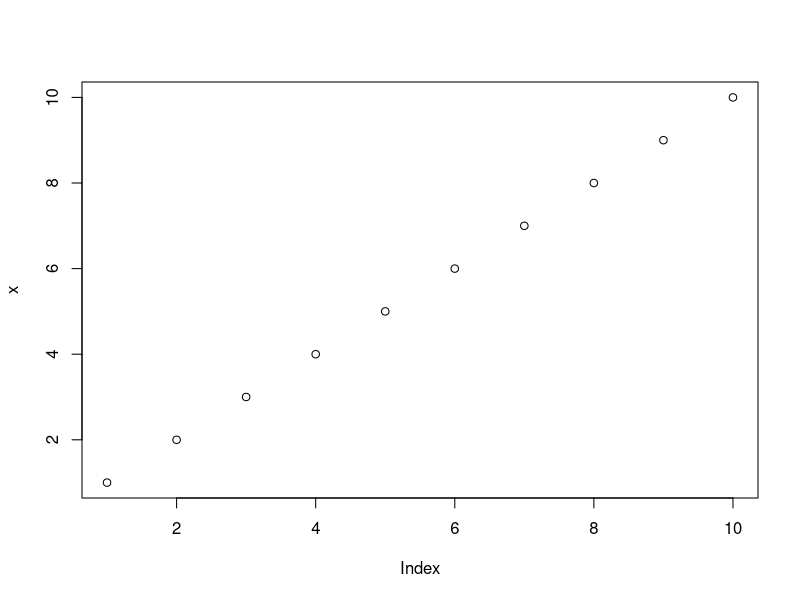
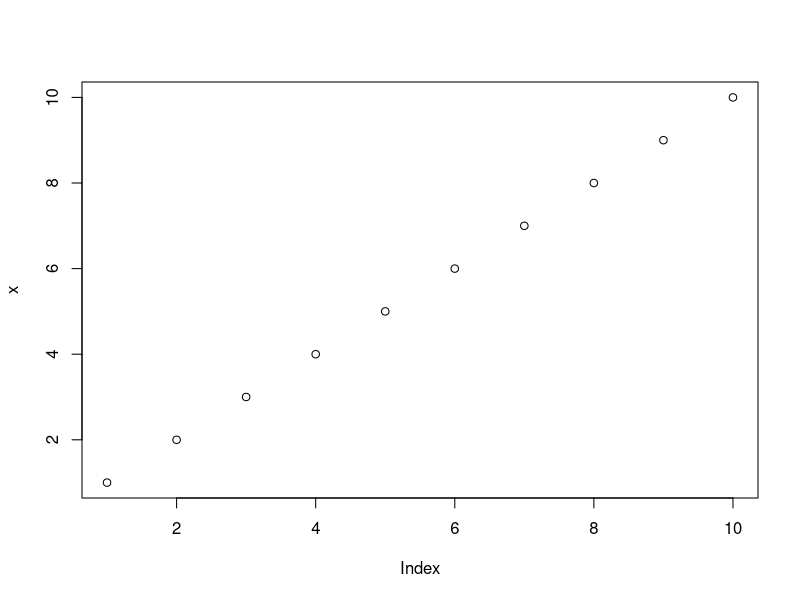
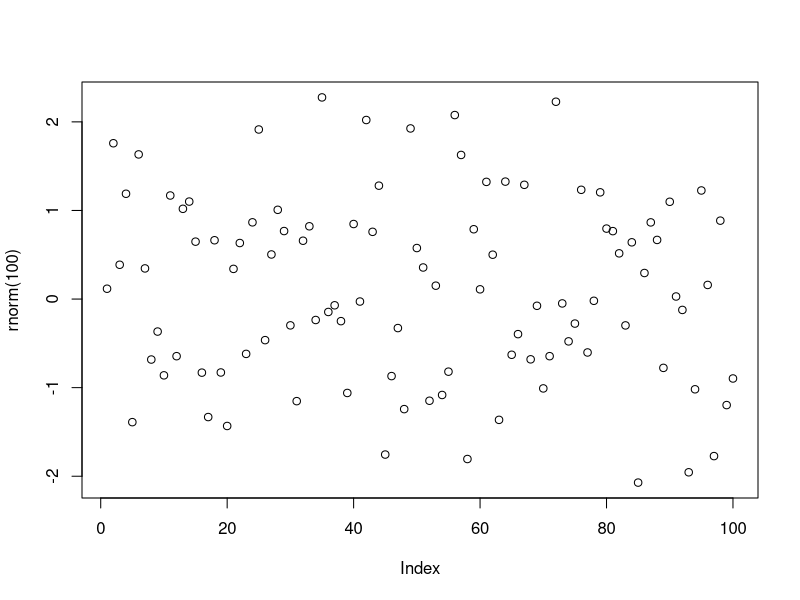
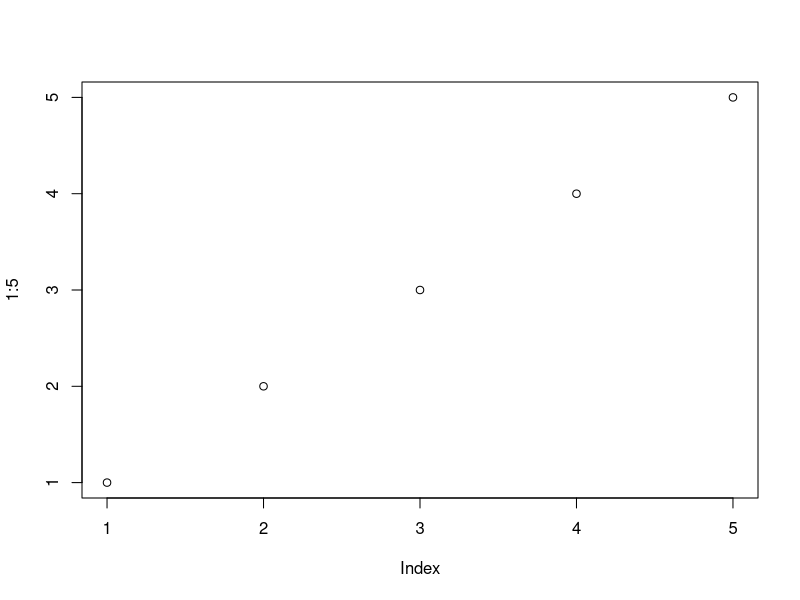

These charts were generated, in order, by the following R code: (Note: this script raises an error after producing the figures.)
## ----load_packages, include=FALSE----------------------------------------
library("xtable")

## ----print_x, echo=TRUE, results='markup'--------------------------------
x <- 1:10
print(x)

## ----print_x_as_is, echo=TRUE, results='asis'----------------------------
x <- 1:10
print(x)

## ----plot_x--------------------------------------------------------------
plot(x)

## ----two_figures, fig.width=5, fig.height = 5, out.width="0.4\\textwidth", fig.show='hold'----
plot(x)
plot(rnorm(100))

## ----label with spaces, out.width="0.4\\textwidth"-----------------------
plot(1:5)

## ----init----------------------------------------------------------------
## from now on no syntax higlighting
opts_chunk$set(highlight = FALSE)

## ----create_table--------------------------------------------------------
TAB <- table(x)
TAB

## ----pretty_table, results='asis'----------------------------------------
xtable(TAB)

## ----first_cache, cache=TRUE---------------------------------------------
## use Sys.sleep to see that it is only executed in the first run
Sys.sleep(5)
plot(1:3, main = "cached figure", xlab = "x")

## ----random, cache=TRUE--------------------------------------------------
set.seed(1234)
y <- rnorm(100)
mean(y)

## ------------------------------------------------------------------------
rnorm(1)

## ----cache = TRUE, cache.seed = rand_seed--------------------------------
rnorm(10)

## ----random_seed---------------------------------------------------------
opts_chunk$set(cache.seed = rand_seed)

## ----eval = FALSE--------------------------------------------------------
## library("knitr")
## ## extract code.
## purl("first_knitr.Rnw", documentation = 1)

